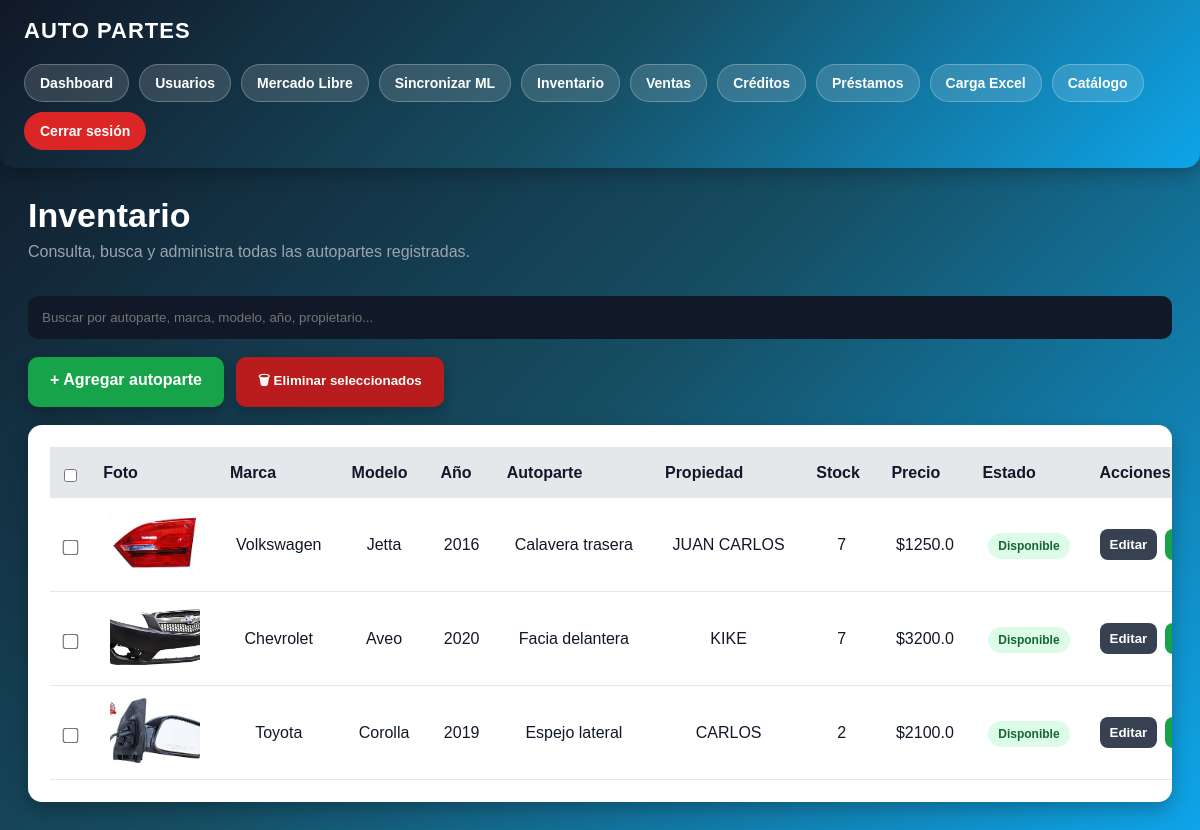
The app's page /inventario (signed in), older data.
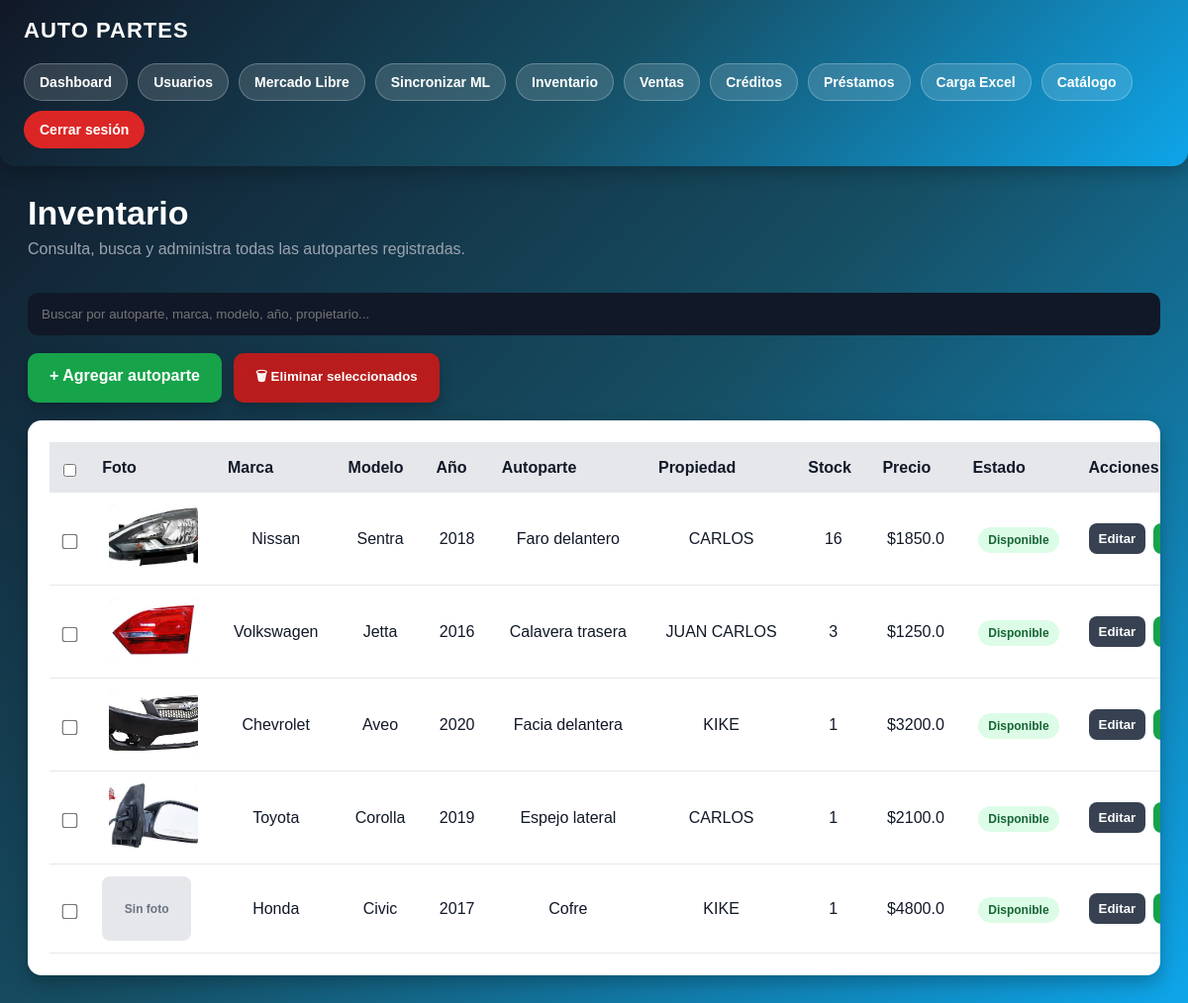
The same page, newer data.
### app.py (models this page shows)
class Producto(db.Model):
    id = db.Column(db.Integer, primary_key=True)
    marca = db.Column(db.String(100))
    modelo = db.Column(db.String(100))
    anio = db.Column(db.Integer)
    autoparte = db.Column(db.String(150))
    observaciones = db.Column(db.Text)
    transmision = db.Column(db.String(100))
    motor = db.Column(db.String(100))
    propiedad = db.Column(db.String(100))
    tipo = db.Column(db.String(100))
    lado = db.Column(db.String(50))
    origen = db.Column(db.String(100))
    costo_venta = db.Column(db.Float)
    stock = db.Column(db.Integer, default=1)
    foto = db.Column(db.Text)
    link_ml = db.Column(db.String(500))
    estado = db.Column(db.String(50), default="disponible")
    vendido_a = db.Column(db.String(150))
    metodo_pago = db.Column(db.String(100))
    factura = db.Column(db.String(100))
    comentarios_venta = db.Column(db.Text)
    fecha_salida = db.Column(db.String(100))
    fecha_prestamo = db.Column(db.String(100))

### app.py (the view)
@app.route("/inventario")
def inventario():
    if not session.get("rol") in ["admin", "vendedor"]:
        return redirect("/login")
    productos = Producto.query.all()
    return render_template(
        "inventario.html",
        productos=productos
    )

### templates/inventario.html (shortened to what this page needs)
{% extends "layout.html" %}
{% block contenido %}
<div class="inventario-header">
    <h1>Inventario</h1>
    <p>Consulta, busca y administra todas las autopartes registradas.</p>
</div>
<input
    type="text"
    id="buscador"
    class="inventario-buscador"
    placeholder="Buscar por autoparte, marca, modelo, año, propietario..."
    onkeyup="buscarProducto()"
>
<form
    method="POST"
    action="/eliminar_masivo"
    onsubmit="return validarEliminacionMasiva()"
>
<div class="acciones-superiores">
    <a href="/admin" class="btn-agregar-producto">
        + Agregar autoparte
    </a>
    <button
        type="submit"
        class="btn-eliminar-masivo"
    >
        🗑 Eliminar seleccionados
    </button>
</div>
<div class="inventario-card">
    <table id="tablaInventario">
        <tr>
            <th>
                <input
                    type="checkbox"
                    id="checkTodos"
                >
            </th>
            <th>Foto</th>
            <th>Marca</th>
            <th>Modelo</th>
            <th>Año</th>
            <th>Autoparte</th>
            <th>Propiedad</th>
            <th>Stock</th>
            <th>Precio</th>
            <th>Estado</th>
            <th>Acciones</th>
        </tr>
        {% for producto in productos %}
        <tr>
            <td>
                <input
                    type="checkbox"
                    name="productos"
                    value="{{ producto.id }}"
                    class="checkbox-producto"
                >
            </td>
            <td>
                {% if producto.foto %}
                    {% set foto_principal = producto.foto.split('|')[0].strip() %}
                    {% if foto_principal.startswith('http') %}
                        <img
                            class="inventario-img"
                            src="{{ foto_principal }}"
                            alt="{{ producto.autoparte }}"
                            loading="lazy"
                            onerror="this.style.display='none'; this.insertAdjacentHTML('afterend', '<div class=&quot;sin-foto&quot;>Sin foto</div>');"
                        >
                    {% else %}
                        <img
                            class="inventario-img"
                            src="{{ url_for('static', filename='uploads/' ~ foto_principal) }}"
                            alt="{{ producto.autoparte }}"
                            loading="lazy"
                            onerror="this.style.display='none'; this.insertAdjacentHTML('afterend', '<div class=&quot;sin-foto&quot;>Sin foto</div>');"
                        >
                    {% endif %}
                {% else %}
                    <div class="sin-foto">Sin foto</div>
                {% endif %}
            </td>
            <td>{{ producto.marca or '-' }}</td>
            <td>{{ producto.modelo or '-' }}</td>
            <td>{{ producto.anio or '-' }}</td>
            <td>{{ producto.autoparte or '-' }}</td>
            <td>{{ producto.propiedad or '-' }}</td>
            <td>{{ producto.stock or 0 }}</td>
            <td>${{ producto.costo_venta or 0 }}</td>
            <td>
                {% if producto.stock > 0 %}
                    <span class="badge-disponible">Disponible</span>
                {% else %}
                    <span class="badge-agotado">Agotado</span>
                {% endif %}
            </td>
            <td>
                <div class="acciones-inventario">
                    <a href="/editar/{{ producto.id }}">
                        <button
                            type="button"
                            class="btn-mini btn-editar"
                        >
                            Editar
                        </button>
                    </a>
                    <a href="/stock/{{ producto.id }}">
                        <button
                            type="button"
                            class="btn-mini btn-sumar"
                        >
                        </button>
                    </a>
                </div>
            </td>
        </tr>
        {% endfor %}
    </table>
</div>
</form>
{% endblock %}

Row changes from the older to the newer data that the page shows:
added Producto: shows a picture, marca "Nissan", modelo "Sentra", anio "2018", autoparte "Faro delantero", propiedad "CARLOS", stock "16", costo_venta "1850.0", shows "Disponible"
changed Producto "Volkswagen": stock "7" → "3"
changed Producto "Chevrolet": stock "7" → "1"
changed Producto "Toyota": stock "2" → "1"
added Producto: foto "Sin foto", marca "Honda", modelo "Civic", anio "2017", autoparte "Cofre", propiedad "KIKE", stock "1", costo_venta "4800.0", shows "Disponible"
